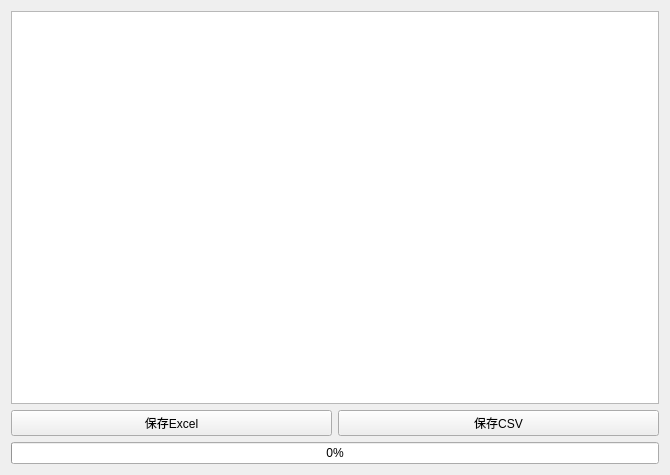
<?xml version="1.0" encoding="UTF-8"?>
<ui version="4.0">
 <class>FormViewer</class>
 <widget class="QWidget" name="FormViewer">
  <property name="geometry">
   <rect>
    <x>0</x>
    <y>0</y>
    <width>670</width>
    <height>475</height>
   </rect>
  </property>
  <property name="windowTitle">
   <string>Form</string>
  </property>
  <layout class="QVBoxLayout" name="verticalLayout">
   <item>
    <widget class="QTableView" name="tableView"/>
   </item>
   <item>
    <layout class="QHBoxLayout" name="horizontalLayout">
     <item>
      <widget class="QPushButton" name="pushButton">
       <property name="text">
        <string>保存Excel</string>
       </property>
      </widget>
     </item>
     <item>
      <widget class="QPushButton" name="pushButton_2">
       <property name="text">
        <string>保存CSV</string>
       </property>
      </widget>
     </item>
    </layout>
   </item>
   <item>
    <widget class="QProgressBar" name="progressBar">
     <property name="value">
      <number>0</number>
     </property>
    </widget>
   </item>
  </layout>
 </widget>
 <resources/>
 <connections/>
</ui>
